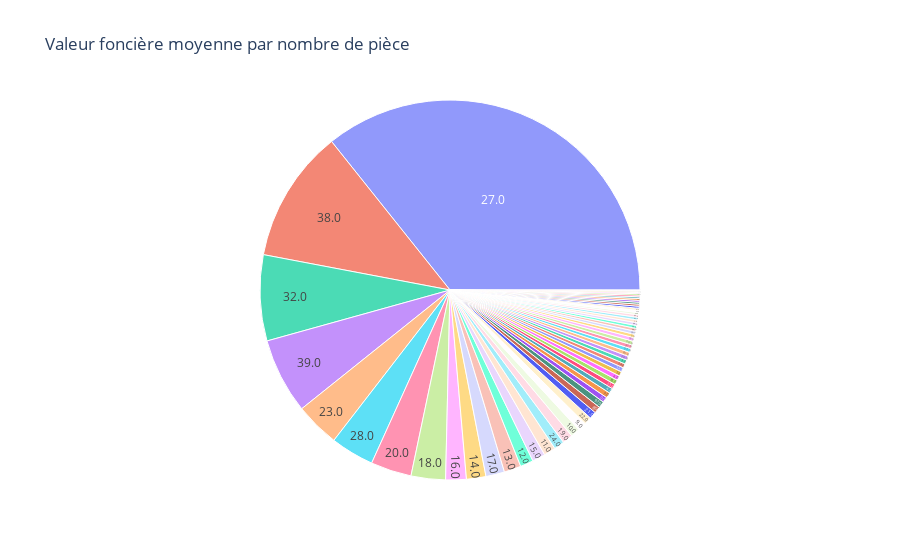

The notebook cell saved with this chart:
### Code cell
rep6= all[["Nombre pieces principales", "Valeur fonciere"]].groupby("Nombre pieces principales", as_index=False).agg("mean")

#En moyenne les pièces coutent:

fig= px.sunburst(rep6, path=['Nombre pieces principales'], values='Valeur fonciere', title="Valeur foncière moyenne par nombre de pièce")
fig.show()

### Figure 1 — Plotly figure (JSON) as saved in the notebook; plotly's stock layout.template omitted (floating-point values rounded to 4 significant figures)
{"data": [{"branchvalues": "total", "domain": {"x": [0, 1], "y": [0, 1]}, "hovertemplate": "labels=%{label}<br>Valeur fonciere=%{value}<br>parent=%{parent}<br>id=%{id}<extra></extra>", "ids": ["0.0", "1.0", "2.0", "3.0", "4.0", "5.0", "6.0", "7.0", "8.0", "9.0", "10.0", "11.0", "12.0", "13.0", "14.0", "15.0", "16.0", "17.0", "18.0", "19.0", "20.0", "21.0", "22.0", "23.0", "24.0", "25.0", "26.0", "27.0", "28.0", "29.0", "30.0", "31.0", "32.0", "33.0", "34.0", "35.0", "36.0", "38.0", "39.0", "40.0", "41.0", "43.0", "44.0", "48.0", "50.0", "51.0", "53.0", "54.0", "55.0", "56.0", "57.0", "61.0", "62.0", "63.0", "67.0", "70.0", "84.0", "89.0", "90.0", "95.0", "97.0", "109.0"], "labels": ["0.0", "1.0", "2.0", "3.0", "4.0", "5.0", "6.0", "7.0", "8.0", "9.0", "10.0", "11.0", "12.0", "13.0", "14.0", "15.0", "16.0", "17.0", "18.0", "19.0", "20.0", "21.0", "22.0", "23.0", "24.0", "25.0", "26.0", "27.0", "28.0", "29.0", "30.0", "31.0", "32.0", "33.0", "34.0", "35.0", "36.0", "38.0", "39.0", "40.0", "41.0", "43.0", "44.0", "48.0", "50.0", "51.0", "53.0", "54.0", "55.0", "56.0", "57.0", "61.0", "62.0", "63.0", "67.0", "70.0", "84.0", "89.0", "90.0", "95.0", "97.0", "109.0"], "name": "", "parents": ["", "", "", "", "", "", "", "", "", "", "", "", "", "", "", "", "", "", "", "", "", "", "", "", "", "", "", "", "", "", "", "", "", "", "", "", "", "", "", "", "", "", "", "", "", "", "", "", "", "", "", "", "", "", "", "", "", "", "", "", "", ""], "type": "sunburst", "values": [443400.0, 219200.0, 273000.0, 337600.0, 412700.0, 370100.0, 386400.0, 440600.0, 543300.0, 694800.0, 757100.0, 956100.0, 1071000.0, 1381000.0, 1583000.0, 1066000.0, 1680000.0, 1523000.0, 2800000.0, 839100.0, 3322000.0, 581000.0, 621200.0, 3626000.0, 856100.0, 394600.0, 330370, 34187500, 3541150, 93500, 251700.0, 310700.0, 6991000.0, 150800.0, 348800.0, 389053, 95500, 10820000, 6150000, 166750, 170125, 147000, 238900.0, 141400, 174900, 129500, 173680, 340000, 293400.0, 230875, 315000, 330000, 72600, 163910, 160000, 307700.0, 230500, 211150, 36000, 214001, 520000, 119560]}], "layout": {"legend": {"tracegroupgap": 0}, "title": {"text": "Valeur foncière moyenne par nombre de pièce"}}}
